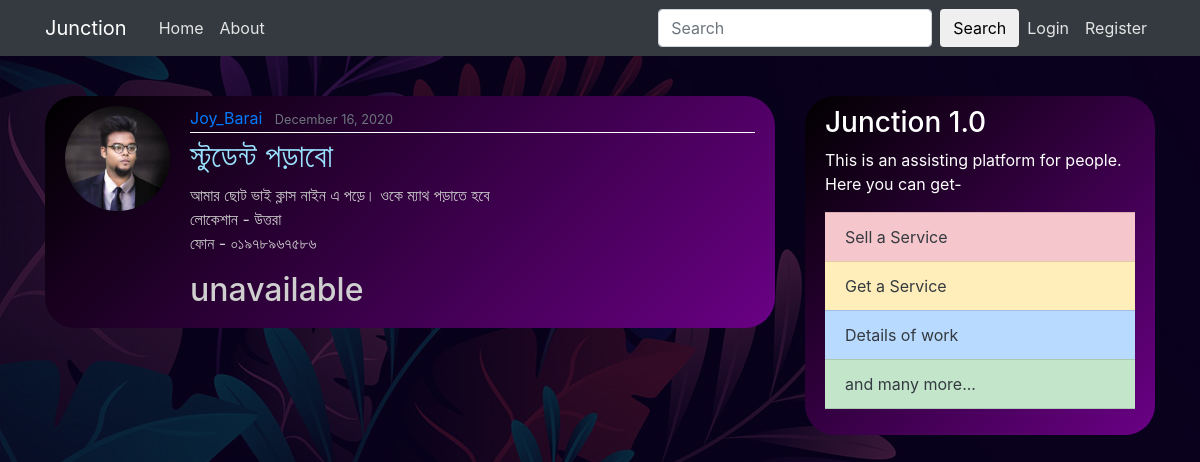
The app's page /post/24/ with its own data.
### webpage/models.py (models this page shows, shortened)
class Post(models.Model):
	title = models.CharField(max_length=100)
	content = models.TextField()
	date_posted = models.DateTimeField(default=timezone.now)
	author = models.ForeignKey(User, on_delete=models.CASCADE)
	status = models.TextField(max_length=50, default='available')

### users/models.py (models this page shows, shortened)
class Profile(models.Model):
	user = models.OneToOneField(User, on_delete=models.CASCADE)
	image = models.ImageField(default='default.jpg', upload_to='profile_pics')

### webpage/views.py (the view)
# urls.py: path('post/<int:pk>/', PostDetailView.as_view(), name='post-detail'),
class PostDetailView(DetailView):
	model = Post

### webpage/templates/webpage/post_detail.html (shortened to what this page needs)
{% extends "webpage/base.html"%}
{% block content%}
  <article class="media content-section">
    <img class="rounded-circle article-img" src="{{ object.author.profile.image.url }}">
    <div class="media-body">
      <div class="article-metadata">
        <a class="mr-2" href="{% url 'user-posts' object.author.username %}">{{ object.author }}</a>
        <small class="text-muted">{{ object.date_posted|date:"F j, Y" }}</small>
      </div>
      <h2 class="article-title">{{ object.title }}</h2>
      <p class="article-content">{{ object.content }}</p>
      <h2 class="article-content">{{ object.status }}</h2>
    </div>
  </article>
{% endblock content%}

### webpage/static/webpage/main.css (style rules this page uses)
body { background-image: url("background\ image3.jpg"); color: #cfcfcf; margin-top: 6rem; }
h1, h2, h3, h4, h5, h6 { color: #ffffff; }
.content-section { background: linear-gradient( 135deg, #000000, #6a0085); padding: 10px 20px; border: 5px linear-gradient( -135deg, #ffffff, #6a0085); border-radius: 30px; margin-bottom: 20px; }
.article-title { color: #9ae2ff; }
.article-content { color: #cfcfcf; white-space: pre-line; }
.article-img { height: 105px; width: 105px; margin-right: 20px; }
.article-metadata { padding-bottom: 2px; margin-bottom: 4px; border-bottom: 0.5px solid #ffffff }

### records on screen
Post: author.profile.image (picture), author "Joy_Barai", date_posted "December 16, 2020", title "স্টুডেন্ট পড়াবো", content "আমার ছোট ভাই ক্লাস নাইন এ পড়ে। ওকে ম্যাথ পড়াতে হবে লোকেশান - উত্তরা ফোন - ০১৯৭৮৯৬৭৫৮৬", status "unavailable"
